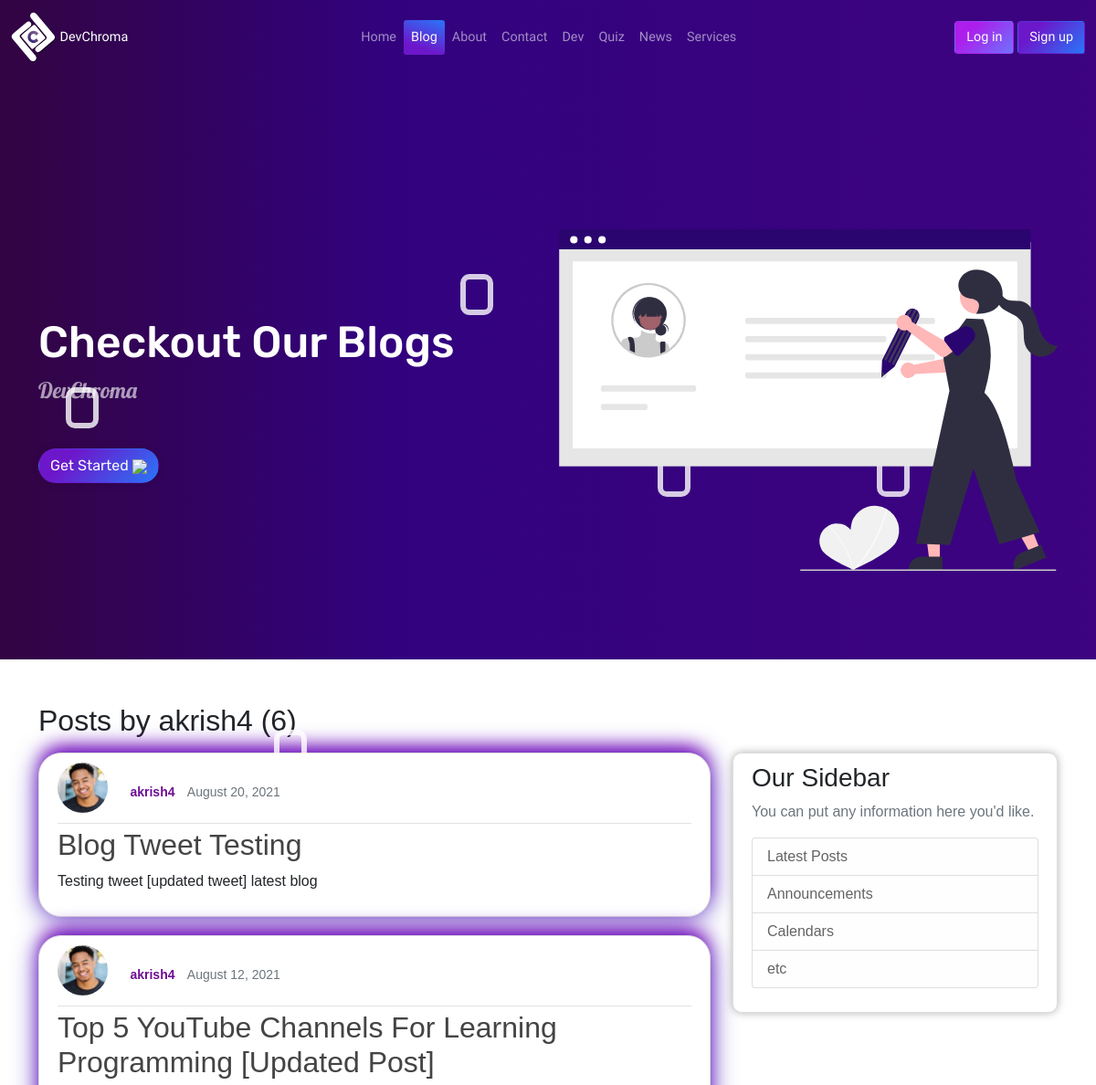
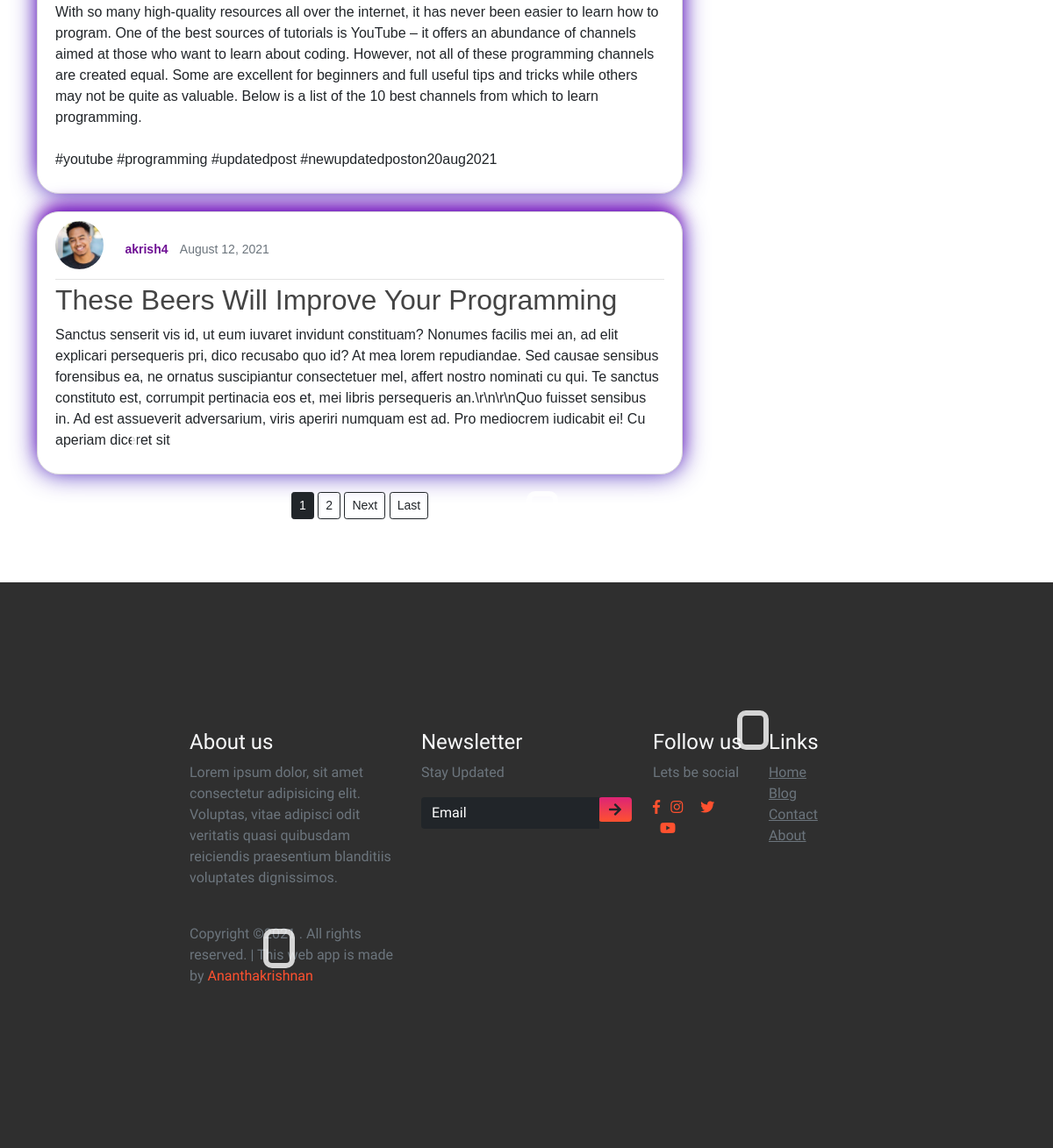
/blog/user/akrish4, run on the app's committed database (2 pictures, top to bottom).
### blog/models.py (models this page shows, shortened)
class Post(models.Model):
    title = models.CharField(max_length=100)
    content = models.TextField()
    date_posted = models.DateTimeField(default=timezone.now)
    author = models.ForeignKey(User , on_delete=models.CASCADE)

### app/models.py (models this page shows, shortened)
class Profile(models.Model):
    user = models.OneToOneField(User, on_delete=models.CASCADE)
    image = models.ImageField(default='default.jpg' , upload_to='profile_pics')

### blog/views.py (the view)
# urls.py: path('user/<str:username>', UserPostListView.as_view(), name='user-posts'),
class UserPostListView(ListView):
    model = Post
    template_name = 'blog/user_posts.html' # <app>/<model>_<viewtype>.html
    context_object_name = 'posts'
    paginate_by = 3
    def get_queryset(self):
        user = get_object_or_404(User, username=self.kwargs.get('username'))
        return Post.objects.filter(author=user).order_by('-date_posted')

### templates/blog/user_posts.html (shortened to what this page needs)
{% extends 'base.html' %}
{% load static %}
{% block blog %}
active   text-light  btn-sm "  style="background-color: #2876f9;
          background-image: linear-gradient(200deg, #2876f9 0%, #6d17cb 74%);"
{% endblock blog %}
{% block intro %}
Checkout Our Blogs
{% endblock intro %}
{% block href %}
href="/about"
{% endblock href %}
{% block intro-image %}
<img src="{% static 'images/wall.svg' %}"  class="img-fluid animated" alt="hero-img1">
{% endblock intro-image %}
{% block body %}
<br><br>
<main role="main" class="container">
<h2 class="mb-3 ">Posts by {{ view.kwargs.username }} ({{ page_obj.paginator.count }})</h2>
  <div class="row">
    <div class="col-md-8">
      {% for post in posts %}
       <article class="media content-section1">
                <div class="media-body">
                  <div class="article-metadata">
                   <img class="rounded-circle article-img" src="{{ post.author.profile.image.url }}">
                    <a class="text1" href="{% url 'user-posts' post.author.username %}">{{ post.author }}</a> &nbsp;
                    <small class="text-muted">{{ post.date_posted|date:"F d, Y" }}</small>
                  </div>
                  <h2><a class="article-title" href=" {% url 'post-detail' post.id %} ">{{ post.title }}</a></h2>
                  <p class="article-content">{{ post.content }}</p>
                </div>
        </article>
      {% endfor %}
      <center>
       {% if is_paginated %}
      {% for num in page_obj.paginator.page_range %}
        {% if page_obj.number == num %}
          <a class="btn btn-dark mb-4 btn-sm" href="?page={{ num }}">{{ num }}</a>
        {% elif num > page_obj.number|add:'-3' and num < page_obj.number|add:'3' %}
          <a class="btn btn-outline-dark mb-4 btn-sm" href="?page={{ num }}">{{ num }}</a>
        {% endif %}
      {% endfor %}
      {% if page_obj.has_next %}
        <a class="btn btn-outline-dark mb-4 btn-sm" href="?page={{ page_obj.next_page_number }}">Next</a>
        <a class="btn btn-outline-dark mb-4 btn-sm" href="?page={{ page_obj.paginator.num_pages }}">Last</a>
      {% endif %}
    {% endif %}
    </center>
    </div>
    <div class="col-md-4">
      <div class="content-section">
        <h3>Our Sidebar</h3>
        <p class='text-muted'>You can put any information here you'd like.
          <ul class="list-group">
            <li class="list-group-item list-group-item-light">Latest Posts</li>
            <li class="list-group-item list-group-item-light">Announcements</li>
            <li class="list-group-item list-group-item-light">Calendars</li>
            <li class="list-group-item list-group-item-light">etc</li>
          </ul>
        </p>
      </div>
    </div>
  </div>
</main>
  <br><br>
{% endblock body %}

### static/assets/css/style.css (style rules this page uses)
:root { --Snigle-font: "Sniglet", cursive; --Rubik: "Rubik",cursive; --Patua: "Patua One", cursive; --Lobster: "Lobster", cursive; --light-black: #2e2c2caf; --bggradient: linear-gradient(to bottom, #dd2476 0%, #ff512f ); --light-gray: rgba(255,255,255,0.5); }
#hero .animated { animation: up-down 2s ease-in-out infinite alternate-reverse both; }
.content-section { background: #ffffff; padding: 10px 20px; border: 1px solid #dddddd; border-radius: 3px; margin-bottom: 20px; border-radius: 10px; box-shadow: 0px 0px 10px rgba(0, 0, 0,0.2); }
.content-section1 { background: #ffffff; padding: 10px 20px; border: 1px solid #dddddd; border-radius: 3px; margin-bottom: 20px; border-radius: 10px; box-shadow: 0px 0px 28px rgba(120, 19, 187, 0.8), 0 -10px 20px -5px #9725f5; }
.article-title { color: #444444; text-decoration: none; }
.article-content { white-space: pre-line; }
.article-img { height: 65px; width: 65px; margin-right: 16px; }
.article-metadata { padding-bottom: 1px; margin-bottom: 4px; border-bottom: 1px solid #e3e3e3; text-decoration: none; }
.article-metadata .text1 { color: rgb(110, 13, 148); text-decoration: none; font-size: 13px; font-weight: bold; }

### data on the page
Post: author.profile.image (picture), author "akrish4", date_posted "August 20, 2021", title "Blog Tweet Testing", content "Testing tweet [updated tweet] latest blog"
Post: author.profile.image (picture), author "akrish4", date_posted "August 12, 2021", title "Top 5 YouTube Channels For Learning Programming [Updated Post]", content "With so many high-quality resources all over the internet, it has never been easier to learn how to program. One of the best sources of tutorials is YouTube – it offers an abundance of channels aimed at those who want to learn about coding. However, not all of these programming channels are created equal. Some are excellent for beginners and full useful tips and tricks while others may not be quite as valuable. Below is a list of the 10 best channels from which to learn programming. #youtube #programming #updatedpost #newupdatedposton20aug2021"
Post: author.profile.image (picture), author "akrish4", date_posted "August 12, 2021", title "These Beers Will Improve Your Programming", content "Sanctus senserit vis id, ut eum iuvaret invidunt constituam? Nonumes facilis mei an, ad elit explicari persequeris pri, dico recusabo quo id? At mea lorem repudiandae. Sed causae sensibus forensibus ea, ne ornatus suscipiantur consectetuer mel, affert nostro nominati cu qui. Te sanctus constituto est, corrumpit pertinacia eos et, mei libris persequeris an.\\r\\n\\r\\nQuo fuisset sensibus in. Ad est assueverit adversarium, viris aperiri numquam est ad. Pro mediocrem iudicabit ei! Cu aperiam diceret sit"

### other printed values
{{ view.kwargs.username }} "akrish4"
{{ page_obj.paginator.count }} "6"
{{ num }} "1"
{{ num }} "2"
